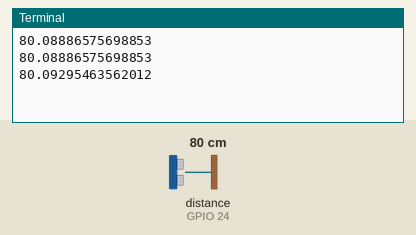
Recording of a program running on a simulated Raspberry Pi (BCM pin numbers). On the bench: the last lines printed to the terminal. The inputs (shaded band) are chosen by the test bench; at power-on: distance to the obstacle (sensor on GPIO 24) 80 cm. The echo pulse lasts 58.3 µs per cm; the clock reads 2024-03-15 10:24:30 at power-on unless the program sets it.

Above: at 1.2 s.
1.3 s: distance to the obstacle (sensor on GPIO 24) set to 2 cm
At 1.9 s:
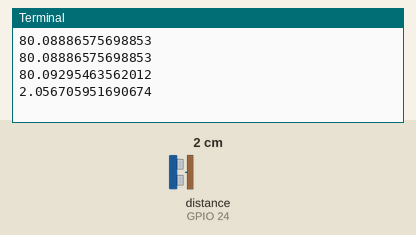
2.8 s: distance to the obstacle (sensor on GPIO 24) set to 4 cm
At 3.4 s:
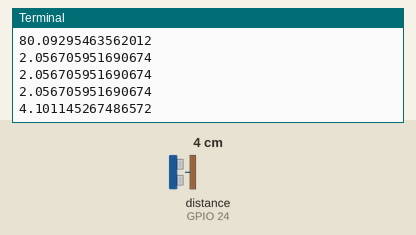
Timing chart, 0 to 5.8 s (numbered marks = the images above; inputs shaded):
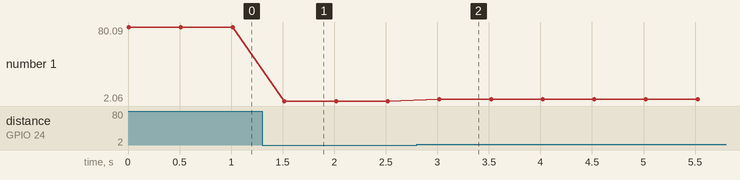

The program:

sensorUltrasonico.py
```python
import RPi.GPIO as GPIO
import time

GPIO.setmode(GPIO.BCM)
GPIO.setwarnings(False)

#pins
trig = 23
echo = 24

#entradas y salidas
GPIO.setup(trig, GPIO.OUT)
GPIO.setup(echo, GPIO.IN)

#leer distancia del sensor
def detectar():
    GPIO.output(trig, False)
    time.sleep(2*10**-6) #2 microsegundos
    GPIO.output(trig, True)
    time.sleep(10*10**-6) #10 microsegundos
    GPIO.output(trig, False)

    #contar tiempo
    while GPIO.input(echo) == 0:
        start = time.time()
    while GPIO.input(echo) == 1:
        end = time.time()

    #duracion del pulso
    duracion = end-start

    #convertir a microsegundos
    #duracion = duracion*10**6

    #distacia en cm
    #medida = duracion/58

    distancia = (duracion * 34300)/2
    return str(distancia)


while True:
    distancia = detectar()
    print(distancia)
    time.sleep(0.5)

GPIO.cleanup() #limpiar GPIO
```

Measured:
- after the input at 1.3 s, the terminal: prints a new line after 0.22 s (image 1)
- after the input at 2.8 s, the terminal: prints a new line after 0.22 s (image 2)
- plotted number 1: 80.09 → 2.06 after the input at 1.3 s, 2.06 → 4.1 after the input at 2.8 s
